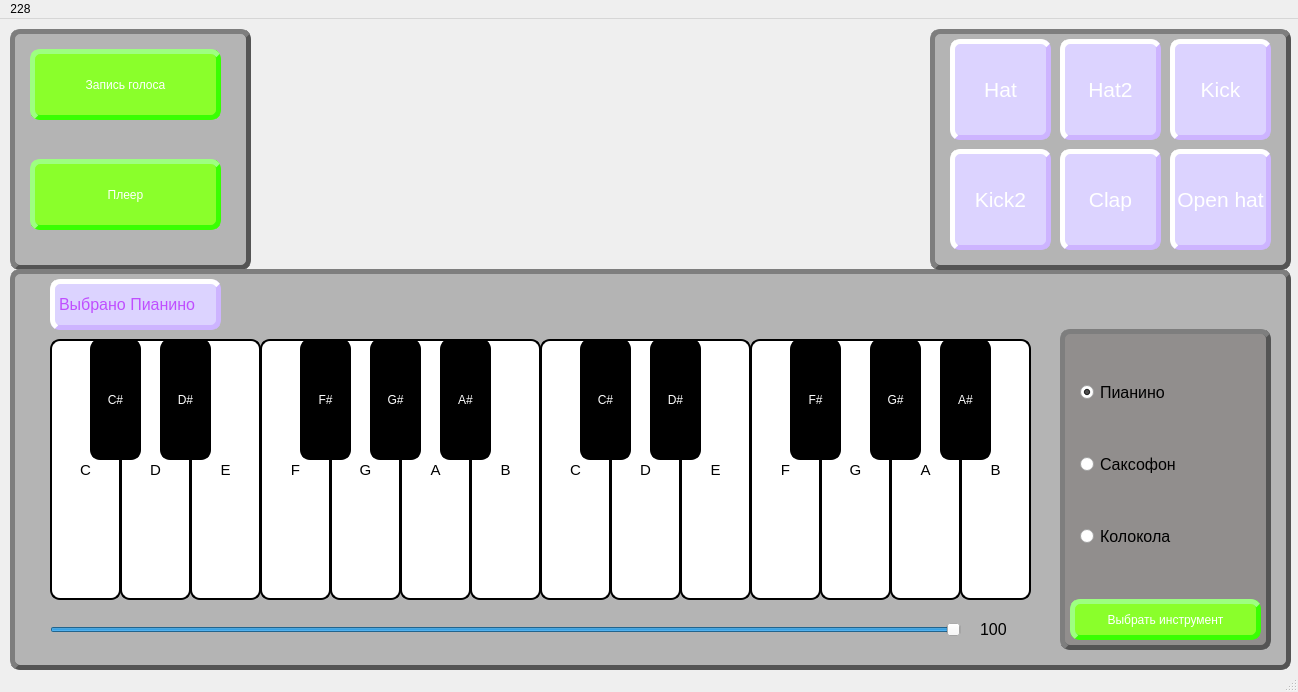
<?xml version="1.0" encoding="UTF-8"?>
<ui version="4.0">
 <class>MainWindow</class>
 <widget class="QMainWindow" name="MainWindow">
  <property name="geometry">
   <rect>
    <x>0</x>
    <y>0</y>
    <width>1298</width>
    <height>692</height>
   </rect>
  </property>
  <property name="windowTitle">
   <string>MainWindow</string>
  </property>
  <widget class="QWidget" name="centralwidget">
   <widget class="QPushButton" name="pBtn_C">
    <property name="geometry">
     <rect>
      <x>50</x>
      <y>320</y>
      <width>71</width>
      <height>261</height>
     </rect>
    </property>
    <property name="font">
     <font>
      <pointsize>11</pointsize>
     </font>
    </property>
    <property name="styleSheet">
     <string notr="true">QPushButton  {
    background-color:white;
    color:black;
    border-style: outset;
    border-width: 2px;
    border-radius: 10px;
    border-color: black
}

QPushButton:pressed {
     background-color:rgb(202, 202, 202);
}</string>
    </property>
    <property name="text">
     <string>C</string>
    </property>
   </widget>
   <widget class="QPushButton" name="pBtn_D">
    <property name="geometry">
     <rect>
      <x>120</x>
      <y>320</y>
      <width>71</width>
      <height>261</height>
     </rect>
    </property>
    <property name="font">
     <font>
      <pointsize>11</pointsize>
     </font>
    </property>
    <property name="styleSheet">
     <string notr="true">QPushButton  {
    background-color:white;
    color:black;
    border-style: outset;
    border-width: 2px;
    border-radius: 10px;
    border-color: black
}

QPushButton:pressed {
     background-color:rgb(202, 202, 202);
}</string>
    </property>
    <property name="text">
     <string>D</string>
    </property>
   </widget>
   <widget class="QPushButton" name="pBtn_F">
    <property name="geometry">
     <rect>
      <x>260</x>
      <y>320</y>
      <width>71</width>
      <height>261</height>
     </rect>
    </property>
    <property name="font">
     <font>
      <pointsize>11</pointsize>
     </font>
    </property>
    <property name="styleSheet">
     <string notr="true">QPushButton  {
    background-color:white;
    color:black;
    border-style: outset;
    border-width: 2px;
    border-radius: 10px;
    border-color: black
}

QPushButton:pressed {
     background-color:rgb(202, 202, 202);
}</string>
    </property>
    <property name="text">
     <string>F</string>
    </property>
   </widget>
   <widget class="QPushButton" name="pBtn_E">
    <property name="geometry">
     <rect>
      <x>190</x>
      <y>320</y>
      <width>71</width>
      <height>261</height>
     </rect>
    </property>
    <property name="font">
     <font>
      <pointsize>11</pointsize>
     </font>
    </property>
    <property name="styleSheet">
     <string notr="true">QPushButton  {
    background-color:white;
    color:black;
    border-style: outset;
    border-width: 2px;
    border-radius: 10px;
    border-color: black
}

QPushButton:pressed {
     background-color:rgb(202, 202, 202);
}</string>
    </property>
    <property name="text">
     <string>E</string>
    </property>
   </widget>
   <widget class="QPushButton" name="pBtn_G">
    <property name="geometry">
     <rect>
      <x>330</x>
      <y>320</y>
      <width>71</width>
      <height>261</height>
     </rect>
    </property>
    <property name="font">
     <font>
      <pointsize>11</pointsize>
     </font>
    </property>
    <property name="styleSheet">
     <string notr="true">QPushButton  {
    background-color:white;
    color:black;
    border-style: outset;
    border-width: 2px;
    border-radius: 10px;
    border-color: black
}

QPushButton:pressed {
     background-color:rgb(202, 202, 202);
}</string>
    </property>
    <property name="text">
     <string>G</string>
    </property>
   </widget>
   <widget class="QPushButton" name="pBtn_A">
    <property name="geometry">
     <rect>
      <x>400</x>
      <y>320</y>
      <width>71</width>
      <height>261</height>
     </rect>
    </property>
    <property name="font">
     <font>
      <pointsize>11</pointsize>
     </font>
    </property>
    <property name="styleSheet">
     <string notr="true">QPushButton  {
    background-color:white;
    color:black;
    border-style: outset;
    border-width: 2px;
    border-radius: 10px;
    border-color: black
}

QPushButton:pressed {
     background-color:rgb(202, 202, 202);
}</string>
    </property>
    <property name="text">
     <string>A</string>
    </property>
   </widget>
   <widget class="QPushButton" name="pBtn_B">
    <property name="geometry">
     <rect>
      <x>470</x>
      <y>320</y>
      <width>71</width>
      <height>261</height>
     </rect>
    </property>
    <property name="font">
     <font>
      <pointsize>11</pointsize>
     </font>
    </property>
    <property name="styleSheet">
     <string notr="true">QPushButton  {
    background-color:white;
    color:black;
    border-style: outset;
    border-width: 2px;
    border-radius: 10px;
    border-color: black
}

QPushButton:pressed {
     background-color:rgb(202, 202, 202);
}</string>
    </property>
    <property name="text">
     <string>B</string>
    </property>
   </widget>
   <widget class="QPushButton" name="pBtn_Cd">
    <property name="geometry">
     <rect>
      <x>90</x>
      <y>320</y>
      <width>51</width>
      <height>121</height>
     </rect>
    </property>
    <property name="styleSheet">
     <string notr="true">QPushButton  {
    background-color:black;
    color:white;
    border-style: outset;
    border-width: 2px;
    border-radius: 10px;
    border-color: black
}

QPushButton:pressed {
     background-color:rgb(49, 49, 49);
     border-color:rgb(49, 49, 49);
}</string>
    </property>
    <property name="text">
     <string>С#</string>
    </property>
   </widget>
   <widget class="QPushButton" name="pBtn_Dd">
    <property name="geometry">
     <rect>
      <x>160</x>
      <y>320</y>
      <width>51</width>
      <height>121</height>
     </rect>
    </property>
    <property name="styleSheet">
     <string notr="true">QPushButton  {
    background-color:black;
    color:white;
    border-style: outset;
    border-width: 2px;
    border-radius: 10px;
    border-color: black
}

QPushButton:pressed {
     background-color:rgb(49, 49, 49);
     border-color:rgb(49, 49, 49);
}</string>
    </property>
    <property name="text">
     <string>D#</string>
    </property>
   </widget>
   <widget class="QPushButton" name="pBtn_Fd">
    <property name="geometry">
     <rect>
      <x>300</x>
      <y>320</y>
      <width>51</width>
      <height>121</height>
     </rect>
    </property>
    <property name="styleSheet">
     <string notr="true">QPushButton  {
    background-color:black;
    color:white;
    border-style: outset;
    border-width: 2px;
    border-radius: 10px;
    border-color: black
}

QPushButton:pressed {
     background-color:rgb(49, 49, 49);
     border-color:rgb(49, 49, 49);
}</string>
    </property>
    <property name="text">
     <string>F#</string>
    </property>
   </widget>
   <widget class="QPushButton" name="pBtn_Gd">
    <property name="geometry">
     <rect>
      <x>370</x>
      <y>320</y>
      <width>51</width>
      <height>121</height>
     </rect>
    </property>
    <property name="styleSheet">
     <string notr="true">QPushButton  {
    background-color:black;
    color:white;
    border-style: outset;
    border-width: 2px;
    border-radius: 10px;
    border-color: black
}

QPushButton:pressed {
     background-color:rgb(49, 49, 49);
     border-color:rgb(49, 49, 49);
}</string>
    </property>
    <property name="text">
     <string>G#</string>
    </property>
   </widget>
   <widget class="QPushButton" name="pBtn_Ad">
    <property name="geometry">
     <rect>
      <x>440</x>
      <y>320</y>
      <width>51</width>
      <height>121</height>
     </rect>
    </property>
    <property name="styleSheet">
     <string notr="true">QPushButton  {
    background-color:black;
    color:white;
    border-style: outset;
    border-width: 2px;
    border-radius: 10px;
    border-color: black
}

QPushButton:pressed {
     background-color:rgb(49, 49, 49);
     border-color:rgb(49, 49, 49);
}</string>
    </property>
    <property name="text">
     <string>A#</string>
    </property>
   </widget>
   <widget class="QPushButton" name="pBtn_B2">
    <property name="geometry">
     <rect>
      <x>960</x>
      <y>320</y>
      <width>71</width>
      <height>261</height>
     </rect>
    </property>
    <property name="font">
     <font>
      <pointsize>11</pointsize>
     </font>
    </property>
    <property name="styleSheet">
     <string notr="true">QPushButton  {
    background-color:white;
    color:black;
    border-style: outset;
    border-width: 2px;
    border-radius: 10px;
    border-color: black
}

QPushButton:pressed {
     background-color:rgb(202, 202, 202);
}</string>
    </property>
    <property name="text">
     <string>B</string>
    </property>
   </widget>
   <widget class="QPushButton" name="pBtn_C2">
    <property name="geometry">
     <rect>
      <x>540</x>
      <y>320</y>
      <width>71</width>
      <height>261</height>
     </rect>
    </property>
    <property name="font">
     <font>
      <pointsize>11</pointsize>
     </font>
    </property>
    <property name="styleSheet">
     <string notr="true">QPushButton  {
    background-color:white;
    color:black;
    border-style: outset;
    border-width: 2px;
    border-radius: 10px;
    border-color: black
}

QPushButton:pressed {
     background-color:rgb(202, 202, 202);
}</string>
    </property>
    <property name="text">
     <string>C</string>
    </property>
   </widget>
   <widget class="QPushButton" name="pushButton_15">
    <property name="geometry">
     <rect>
      <x>610</x>
      <y>320</y>
      <width>51</width>
      <height>121</height>
     </rect>
    </property>
    <property name="styleSheet">
     <string notr="true">background-color:black;
color:white;
border-style: outset;</string>
    </property>
    <property name="text">
     <string>D#</string>
    </property>
   </widget>
   <widget class="QPushButton" name="pBtn_F2">
    <property name="geometry">
     <rect>
      <x>750</x>
      <y>320</y>
      <width>71</width>
      <height>261</height>
     </rect>
    </property>
    <property name="font">
     <font>
      <pointsize>11</pointsize>
     </font>
    </property>
    <property name="styleSheet">
     <string notr="true">QPushButton  {
    background-color:white;
    color:black;
    border-style: outset;
    border-width: 2px;
    border-radius: 10px;
    border-color: black
}

QPushButton:pressed {
     background-color:rgb(202, 202, 202);
}</string>
    </property>
    <property name="text">
     <string>F</string>
    </property>
    <property name="autoDefault">
     <bool>false</bool>
    </property>
   </widget>
   <widget class="QPushButton" name="pBtn_G2">
    <property name="geometry">
     <rect>
      <x>820</x>
      <y>320</y>
      <width>71</width>
      <height>261</height>
     </rect>
    </property>
    <property name="font">
     <font>
      <pointsize>11</pointsize>
     </font>
    </property>
    <property name="styleSheet">
     <string notr="true">QPushButton  {
    background-color:white;
    color:black;
    border-style: outset;
    border-width: 2px;
    border-radius: 10px;
    border-color: black
}

QPushButton:pressed {
     background-color:rgb(202, 202, 202);
}</string>
    </property>
    <property name="text">
     <string>G</string>
    </property>
   </widget>
   <widget class="QPushButton" name="pBtn_D2">
    <property name="geometry">
     <rect>
      <x>610</x>
      <y>320</y>
      <width>71</width>
      <height>261</height>
     </rect>
    </property>
    <property name="font">
     <font>
      <pointsize>11</pointsize>
     </font>
    </property>
    <property name="styleSheet">
     <string notr="true">QPushButton  {
    background-color:white;
    color:black;
    border-style: outset;
    border-width: 2px;
    border-radius: 10px;
    border-color: black
}

QPushButton:pressed {
     background-color:rgb(202, 202, 202);
}</string>
    </property>
    <property name="text">
     <string>D</string>
    </property>
   </widget>
   <widget class="QPushButton" name="pBtn_A2">
    <property name="geometry">
     <rect>
      <x>890</x>
      <y>320</y>
      <width>71</width>
      <height>261</height>
     </rect>
    </property>
    <property name="font">
     <font>
      <pointsize>11</pointsize>
     </font>
    </property>
    <property name="styleSheet">
     <string notr="true">QPushButton  {
    background-color:white;
    color:black;
    border-style: outset;
    border-width: 2px;
    border-radius: 10px;
    border-color: black
}

QPushButton:pressed {
     background-color:rgb(202, 202, 202);
}</string>
    </property>
    <property name="text">
     <string>A</string>
    </property>
   </widget>
   <widget class="QPushButton" name="pBtn_E2">
    <property name="geometry">
     <rect>
      <x>680</x>
      <y>320</y>
      <width>71</width>
      <height>261</height>
     </rect>
    </property>
    <property name="font">
     <font>
      <pointsize>11</pointsize>
     </font>
    </property>
    <property name="styleSheet">
     <string notr="true">QPushButton  {
    background-color:white;
    color:black;
    border-style: outset;
    border-width: 2px;
    border-radius: 10px;
    border-color: black
}

QPushButton:pressed {
     background-color:rgb(202, 202, 202);
}</string>
    </property>
    <property name="text">
     <string>E</string>
    </property>
   </widget>
   <widget class="QPushButton" name="pBtn_Cd2">
    <property name="geometry">
     <rect>
      <x>580</x>
      <y>320</y>
      <width>51</width>
      <height>121</height>
     </rect>
    </property>
    <property name="styleSheet">
     <string notr="true">QPushButton  {
    background-color:black;
    color:white;
    border-style: outset;
    border-width: 2px;
    border-radius: 10px;
    border-color: black
}

QPushButton:pressed {
     background-color:rgb(49, 49, 49);
     border-color:rgb(49, 49, 49);
}</string>
    </property>
    <property name="text">
     <string>С#</string>
    </property>
   </widget>
   <widget class="QPushButton" name="pBtn_Gd2">
    <property name="geometry">
     <rect>
      <x>870</x>
      <y>320</y>
      <width>51</width>
      <height>121</height>
     </rect>
    </property>
    <property name="styleSheet">
     <string notr="true">QPushButton  {
    background-color:black;
    color:white;
    border-style: outset;
    border-width: 2px;
    border-radius: 10px;
    border-color: black
}

QPushButton:pressed {
     background-color:rgb(49, 49, 49);
     border-color:rgb(49, 49, 49);
}</string>
    </property>
    <property name="text">
     <string>G#</string>
    </property>
   </widget>
   <widget class="QPushButton" name="pBtn_Ad2">
    <property name="geometry">
     <rect>
      <x>940</x>
      <y>320</y>
      <width>51</width>
      <height>121</height>
     </rect>
    </property>
    <property name="styleSheet">
     <string notr="true">QPushButton  {
    background-color:black;
    color:white;
    border-style: outset;
    border-width: 2px;
    border-radius: 10px;
    border-color: black
}

QPushButton:pressed {
     background-color:rgb(49, 49, 49);
     border-color:rgb(49, 49, 49);
}</string>
    </property>
    <property name="text">
     <string>A#</string>
    </property>
   </widget>
   <widget class="QPushButton" name="pBtn_Fd2">
    <property name="geometry">
     <rect>
      <x>790</x>
      <y>320</y>
      <width>51</width>
      <height>121</height>
     </rect>
    </property>
    <property name="styleSheet">
     <string notr="true">QPushButton  {
    background-color:black;
    color:white;
    border-style: outset;
    border-width: 2px;
    border-radius: 10px;
    border-color: black
}

QPushButton:pressed {
     background-color:rgb(49, 49, 49);
     border-color:rgb(49, 49, 49);
}</string>
    </property>
    <property name="text">
     <string>F#</string>
    </property>
   </widget>
   <widget class="QPushButton" name="pBtn_Dd2">
    <property name="geometry">
     <rect>
      <x>650</x>
      <y>320</y>
      <width>51</width>
      <height>121</height>
     </rect>
    </property>
    <property name="styleSheet">
     <string notr="true">QPushButton  {
    background-color:black;
    color:white;
    border-style: outset;
    border-width: 2px;
    border-radius: 10px;
    border-color: black
}

QPushButton:pressed {
     background-color:rgb(49, 49, 49);
     border-color:rgb(49, 49, 49);
}</string>
    </property>
    <property name="text">
     <string>D#</string>
    </property>
   </widget>
   <widget class="QSlider" name="horizontalSlider">
    <property name="geometry">
     <rect>
      <x>50</x>
      <y>600</y>
      <width>911</width>
      <height>22</height>
     </rect>
    </property>
    <property name="maximum">
     <number>100</number>
    </property>
    <property name="pageStep">
     <number>1</number>
    </property>
    <property name="value">
     <number>100</number>
    </property>
    <property name="tracking">
     <bool>true</bool>
    </property>
    <property name="orientation">
     <enum>Qt::Horizontal</enum>
    </property>
   </widget>
   <widget class="QPushButton" name="openWindow2">
    <property name="geometry">
     <rect>
      <x>30</x>
      <y>30</y>
      <width>191</width>
      <height>71</height>
     </rect>
    </property>
    <property name="styleSheet">
     <string notr="true">QPushButton  {
    background-color: rgb(138, 255, 43);
    color:white;
    border-style: outset;
    border-width: 5px;
    border-radius: 10px;
    border-color: rgb(57, 255, 2)
}

QPushButton:pressed {
     background-color:rgb(49, 49, 49);
     border-color:rgb(49, 49, 49);
}</string>
    </property>
    <property name="text">
     <string>Запись голоса</string>
    </property>
   </widget>
   <widget class="QLabel" name="label">
    <property name="geometry">
     <rect>
      <x>980</x>
      <y>570</y>
      <width>51</width>
      <height>81</height>
     </rect>
    </property>
    <property name="font">
     <font>
      <pointsize>12</pointsize>
     </font>
    </property>
    <property name="text">
     <string>100</string>
    </property>
   </widget>
   <widget class="QPushButton" name="tool">
    <property name="geometry">
     <rect>
      <x>1070</x>
      <y>580</y>
      <width>191</width>
      <height>41</height>
     </rect>
    </property>
    <property name="styleSheet">
     <string notr="true">QPushButton  {
    background-color: rgb(138, 255, 43);
    color:white;
    border-style: outset;
    border-width: 5px;
    border-radius: 10px;
    border-color: rgb(57, 255, 2)
}

QPushButton:pressed {
     background-color:rgb(49, 49, 49);
     border-color:rgb(49, 49, 49);
}</string>
    </property>
    <property name="text">
     <string>Выбрать инструмент</string>
    </property>
   </widget>
   <widget class="QLabel" name="label_4">
    <property name="geometry">
     <rect>
      <x>1060</x>
      <y>310</y>
      <width>211</width>
      <height>321</height>
     </rect>
    </property>
    <property name="styleSheet">
     <string notr="true">QLabel {
   background-color: rgb(145, 142, 141);
   border-style: outset;
   border-width: 5px;
   border-radius: 10px;
   border-color: rgb(84, 84, 84)
}</string>
    </property>
    <property name="text">
     <string/>
    </property>
   </widget>
   <widget class="QWidget" name="layoutWidget">
    <property name="geometry">
     <rect>
      <x>1170</x>
      <y>310</y>
      <width>52</width>
      <height>108</height>
     </rect>
    </property>
    <layout class="QVBoxLayout" name="verticalLayout_2">
     <item>
      <widget class="QLabel" name="label_6">
       <property name="text">
        <string/>
       </property>
       <property name="pixmap">
        <pixmap>D:/Рабочий стол/saxsofon-disegn.png</pixmap>
       </property>
      </widget>
     </item>
     <item>
      <widget class="QLabel" name="label_5">
       <property name="text">
        <string/>
       </property>
       <property name="pixmap">
        <pixmap>D:/Рабочий стол/pianino-design.png</pixmap>
       </property>
      </widget>
     </item>
    </layout>
   </widget>
   <widget class="QWidget" name="layoutWidget_2">
    <property name="geometry">
     <rect>
      <x>1080</x>
      <y>320</y>
      <width>121</width>
      <height>251</height>
     </rect>
    </property>
    <layout class="QVBoxLayout" name="verticalLayout_3">
     <item>
      <widget class="QRadioButton" name="radioButton_6">
       <property name="font">
        <font>
         <pointsize>12</pointsize>
        </font>
       </property>
       <property name="text">
        <string>Пианино</string>
       </property>
       <property name="checked">
        <bool>true</bool>
       </property>
       <attribute name="buttonGroup">
        <string notr="true">buttonGroup_2</string>
       </attribute>
      </widget>
     </item>
     <item>
      <widget class="QRadioButton" name="radioButton_7">
       <property name="font">
        <font>
         <pointsize>12</pointsize>
        </font>
       </property>
       <property name="text">
        <string>Саксофон</string>
       </property>
       <attribute name="buttonGroup">
        <string notr="true">buttonGroup_2</string>
       </attribute>
      </widget>
     </item>
     <item>
      <widget class="QRadioButton" name="radioButton_8">
       <property name="font">
        <font>
         <pointsize>12</pointsize>
        </font>
       </property>
       <property name="text">
        <string>Колокола</string>
       </property>
       <attribute name="buttonGroup">
        <string notr="true">buttonGroup_2</string>
       </attribute>
      </widget>
     </item>
    </layout>
   </widget>
   <widget class="QLabel" name="label_2">
    <property name="geometry">
     <rect>
      <x>50</x>
      <y>260</y>
      <width>171</width>
      <height>51</height>
     </rect>
    </property>
    <property name="font">
     <font>
      <pointsize>12</pointsize>
     </font>
    </property>
    <property name="styleSheet">
     <string notr="true">QLabel {
   background-color: rgb(220, 211, 255);
   color: rgb(191, 79, 255);
   border-style: outset;
   border-width: 5px;
   border-radius: 10px;
   border-color: rgb(205, 180, 255)
}
</string>
    </property>
    <property name="text">
     <string>Выбрано Пианино</string>
    </property>
   </widget>
   <widget class="QLabel" name="label_3">
    <property name="geometry">
     <rect>
      <x>10</x>
      <y>250</y>
      <width>1281</width>
      <height>401</height>
     </rect>
    </property>
    <property name="styleSheet">
     <string notr="true">QLabel {
   background-color: rgb(180, 180, 180);
   border-style: outset;
   border-width: 5px;
   border-radius: 10px;
   border-color: rgb(84, 84, 84)
}</string>
    </property>
    <property name="text">
     <string/>
    </property>
   </widget>
   <widget class="QLabel" name="label_7">
    <property name="geometry">
     <rect>
      <x>10</x>
      <y>10</y>
      <width>241</width>
      <height>241</height>
     </rect>
    </property>
    <property name="styleSheet">
     <string notr="true">QLabel {
   background-color: rgb(180, 180, 180);
   border-style: outset;
   border-width: 5px;
   border-radius: 10px;
   border-color: rgb(84, 84, 84)
}</string>
    </property>
    <property name="text">
     <string/>
    </property>
   </widget>
   <widget class="QPushButton" name="openWindow3">
    <property name="geometry">
     <rect>
      <x>30</x>
      <y>140</y>
      <width>191</width>
      <height>71</height>
     </rect>
    </property>
    <property name="styleSheet">
     <string notr="true">QPushButton  {
    background-color: rgb(138, 255, 43);
    color:white;
    border-style: outset;
    border-width: 5px;
    border-radius: 10px;
    border-color: rgb(57, 255, 2)
}

QPushButton:pressed {
     background-color:rgb(49, 49, 49);
     border-color:rgb(49, 49, 49);
}</string>
    </property>
    <property name="text">
     <string>Плеер</string>
    </property>
   </widget>
   <widget class="QLabel" name="label_8">
    <property name="geometry">
     <rect>
      <x>930</x>
      <y>10</y>
      <width>361</width>
      <height>241</height>
     </rect>
    </property>
    <property name="styleSheet">
     <string notr="true">QLabel {
   background-color: rgb(180, 180, 180);
   border-style: outset;
   border-width: 5px;
   border-radius: 10px;
   border-color: rgb(84, 84, 84)
}</string>
    </property>
    <property name="text">
     <string/>
    </property>
   </widget>
   <widget class="QPushButton" name="hat">
    <property name="geometry">
     <rect>
      <x>950</x>
      <y>20</y>
      <width>101</width>
      <height>101</height>
     </rect>
    </property>
    <property name="font">
     <font>
      <pointsize>16</pointsize>
     </font>
    </property>
    <property name="styleSheet">
     <string notr="true">QPushButton  {
    background-color: rgb(220, 211, 255);
    color:white;
    border-style: outset;
    border-width: 5px;
    border-radius: 10px;
    border-color:  rgb(205, 180, 255)
}

QPushButton:pressed {
     background-color:rgb(49, 49, 49);
     border-color:rgb(49, 49, 49);
}</string>
    </property>
    <property name="text">
     <string>Hat</string>
    </property>
   </widget>
   <widget class="QPushButton" name="hat2">
    <property name="geometry">
     <rect>
      <x>1060</x>
      <y>20</y>
      <width>101</width>
      <height>101</height>
     </rect>
    </property>
    <property name="font">
     <font>
      <pointsize>16</pointsize>
     </font>
    </property>
    <property name="styleSheet">
     <string notr="true">QPushButton  {
    background-color: rgb(220, 211, 255);
    color:white;
    border-style: outset;
    border-width: 5px;
    border-radius: 10px;
    border-color:  rgb(205, 180, 255)
}

QPushButton:pressed {
     background-color:rgb(49, 49, 49);
     border-color:rgb(49, 49, 49);
}</string>
    </property>
    <property name="text">
     <string>Hat2</string>
    </property>
   </widget>
   <widget class="QPushButton" name="kick">
    <property name="geometry">
     <rect>
      <x>1170</x>
      <y>20</y>
      <width>101</width>
      <height>101</height>
     </rect>
    </property>
    <property name="font">
     <font>
      <pointsize>16</pointsize>
     </font>
    </property>
    <property name="styleSheet">
     <string notr="true">QPushButton  {
    background-color: rgb(220, 211, 255);
    color:white;
    border-style: outset;
    border-width: 5px;
    border-radius: 10px;
    border-color:  rgb(205, 180, 255)
}

QPushButton:pressed {
     background-color:rgb(49, 49, 49);
     border-color:rgb(49, 49, 49);
}</string>
    </property>
    <property name="text">
     <string>Kick</string>
    </property>
   </widget>
   <widget class="QPushButton" name="kick2">
    <property name="geometry">
     <rect>
      <x>950</x>
      <y>130</y>
      <width>101</width>
      <height>101</height>
     </rect>
    </property>
    <property name="font">
     <font>
      <pointsize>16</pointsize>
     </font>
    </property>
    <property name="styleSheet">
     <string notr="true">QPushButton  {
    background-color: rgb(220, 211, 255);
    color:white;
    border-style: outset;
    border-width: 5px;
    border-radius: 10px;
    border-color:  rgb(205, 180, 255)
}

QPushButton:pressed {
     background-color:rgb(49, 49, 49);
     border-color:rgb(49, 49, 49);
}</string>
    </property>
    <property name="text">
     <string>Kick2</string>
    </property>
   </widget>
   <widget class="QPushButton" name="clap">
    <property name="geometry">
     <rect>
      <x>1060</x>
      <y>130</y>
      <width>101</width>
      <height>101</height>
     </rect>
    </property>
    <property name="font">
     <font>
      <pointsize>16</pointsize>
     </font>
    </property>
    <property name="styleSheet">
     <string notr="true">QPushButton  {
    background-color: rgb(220, 211, 255);
    color:white;
    border-style: outset;
    border-width: 5px;
    border-radius: 10px;
    border-color:  rgb(205, 180, 255)
}

QPushButton:pressed {
     background-color:rgb(49, 49, 49);
     border-color:rgb(49, 49, 49);
}</string>
    </property>
    <property name="text">
     <string>Clap</string>
    </property>
   </widget>
   <widget class="QPushButton" name="open_hat">
    <property name="geometry">
     <rect>
      <x>1170</x>
      <y>130</y>
      <width>101</width>
      <height>101</height>
     </rect>
    </property>
    <property name="font">
     <font>
      <pointsize>16</pointsize>
     </font>
    </property>
    <property name="styleSheet">
     <string notr="true">QPushButton  {
    background-color: rgb(220, 211, 255);
    color:white;
    border-style: outset;
    border-width: 5px;
    border-radius: 10px;
    border-color:  rgb(205, 180, 255)
}

QPushButton:pressed {
     background-color:rgb(49, 49, 49);
     border-color:rgb(49, 49, 49);
}</string>
    </property>
    <property name="text">
     <string>Open hat</string>
    </property>
   </widget>
   <zorder>label_7</zorder>
   <zorder>label_3</zorder>
   <zorder>layoutWidget</zorder>
   <zorder>label_4</zorder>
   <zorder>pBtn_C</zorder>
   <zorder>pBtn_D</zorder>
   <zorder>pBtn_F</zorder>
   <zorder>pBtn_E</zorder>
   <zorder>pBtn_G</zorder>
   <zorder>pBtn_A</zorder>
   <zorder>pBtn_B</zorder>
   <zorder>pBtn_Cd</zorder>
   <zorder>pBtn_Dd</zorder>
   <zorder>pBtn_Fd</zorder>
   <zorder>pBtn_Gd</zorder>
   <zorder>pBtn_Ad</zorder>
   <zorder>pBtn_B2</zorder>
   <zorder>pBtn_C2</zorder>
   <zorder>pushButton_15</zorder>
   <zorder>pBtn_F2</zorder>
   <zorder>pBtn_G2</zorder>
   <zorder>pBtn_D2</zorder>
   <zorder>pBtn_A2</zorder>
   <zorder>pBtn_E2</zorder>
   <zorder>pBtn_Cd2</zorder>
   <zorder>pBtn_Gd2</zorder>
   <zorder>pBtn_Ad2</zorder>
   <zorder>pBtn_Fd2</zorder>
   <zorder>pBtn_Dd2</zorder>
   <zorder>horizontalSlider</zorder>
   <zorder>openWindow2</zorder>
   <zorder>label</zorder>
   <zorder>tool</zorder>
   <zorder>layoutWidget_2</zorder>
   <zorder>label_2</zorder>
   <zorder>openWindow3</zorder>
   <zorder>label_8</zorder>
   <zorder>hat</zorder>
   <zorder>hat2</zorder>
   <zorder>kick</zorder>
   <zorder>kick2</zorder>
   <zorder>clap</zorder>
   <zorder>open_hat</zorder>
  </widget>
  <widget class="QStatusBar" name="statusbar"/>
  <widget class="QMenuBar" name="menubar">
   <property name="geometry">
    <rect>
     <x>0</x>
     <y>0</y>
     <width>1298</width>
     <height>21</height>
    </rect>
   </property>
   <widget class="QMenu" name="menu228">
    <property name="title">
     <string>228</string>
    </property>
    <addaction name="separator"/>
   </widget>
   <addaction name="menu228"/>
  </widget>
  <action name="actiondf">
   <property name="text">
    <string>df</string>
   </property>
  </action>
 </widget>
 <resources>
  <include location="../../GAME/f.qrc"/>
 </resources>
 <connections/>
 <buttongroups>
  <buttongroup name="buttonGroup_2"/>
 </buttongroups>
</ui>
